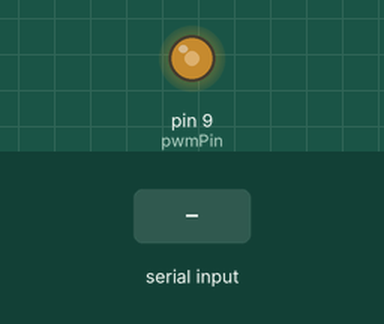
A sketch run on a simulated Arduino Uno, built with avr-gcc and run on an emulated ATmega328P. Parts: output pins drawn as LEDs (lit = HIGH). The test bench sets the inputs (shaded band). What the sketch prints to the serial monitor is not drawn.

Above: at 0.1 s.
At 4.2 s:
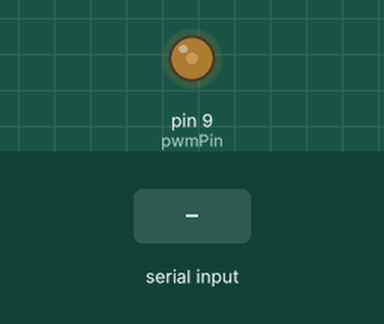
4.3 s: "R90\n" received over Serial
At 5.0 s:
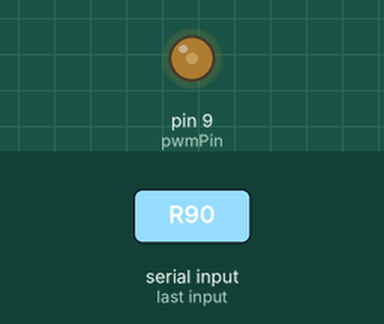
Timing chart, 0 to 13.3 s (numbered marks = the images above; inputs shaded):
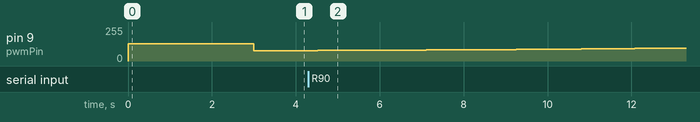

The sketch:

PID.ino
```cpp
const uint8_t pwmPin = 9;  // PWM pin para el Timer 1
float pwmValue = 0;
const long maxPWMValue = 33000;
const long minPWMValue = 18000;

const float Kp = 2.6;
const float Ki = 0.5;
const float Kd = 0.5;

float distance = 0.0;
float reference = 0.0;
float maxDistance = 0.0;

float P, I, D, PID = 0;
float errorSum = 0.0;

float previousTime = 0;
float deltaTime = 0;

float previousError;
bool reset = false;
long antiWindupStart = 0;

void setup() {
  Serial.begin(115200);
  pinMode(pwmPin, OUTPUT);

  // Configurar Timer 1 para operar en modo Fast PWM de 16 bits
  TCCR1A = _BV(COM1A1) | _BV(WGM11);
  TCCR1B = _BV(WGM13) | _BV(WGM12) | _BV(CS10);
  ICR1 = 0xFFFF;

  OCR1A = maxPWMValue;
  delay(3000);
}

void loop() {
  if (Serial.available() > 0) readFromSerial();
  computePID();
  OCR1A = pwmValue;
}

void computePID() {
  float error = distance - reference;
  float derivativeError = deltaTime != 0 ? (error - previousError) / deltaTime : 0;

  P = Kp * error;
  D = Kd * derivativeError;

  errorSum += deltaTime != 0 ? error * deltaTime : 0;
  previousError = error;

  processAntiWindup(error);

  I = Ki * errorSum;

  PID = P + I + D;
  PID *= -1;
  Serial.println(PID);
  PID = constrain(PID, 0, maxPWMValue);
  pwmValue = mapFloat(PID, 0, maxPWMValue, 20000, maxPWMValue);
}

void readFromSerial() {
  String read = Serial.readStringUntil('\n');
  if (read[0] == 'R') {
    reference = read.substring(1).toFloat();
  } else {
    distance = read.toFloat();
  }

  long currentTime = millis();
  deltaTime = (15 / 1000.0);
  previousTime = currentTime;
}

void processAntiWindup(float currentError) {
  if (abs(currentError) > (0.1 * reference)) {
    if (reset) {
      if (millis() - antiWindupStart > 1000) {
        errorSum *= distance < reference && errorSum < 0 ? 1.1 : 0.9;
        reset = false;
      }
    } else {
      reset = true;
      antiWindupStart = millis();
    }
  } else {
    reset = false;
    antiWindupStart = millis();
  }
}

float mapFloat(float value, float fromLow, float fromHigh, float toLow, float toHigh) {
  return (value - fromLow) * (toHigh - toLow) / (fromHigh - fromLow) + toLow;
}
```

Measured:
- after the input at 4.3 s, pin 9 (pwmPin): moves from 78/255 to 97/255 over 8.7 s, starting after 0.22 s
